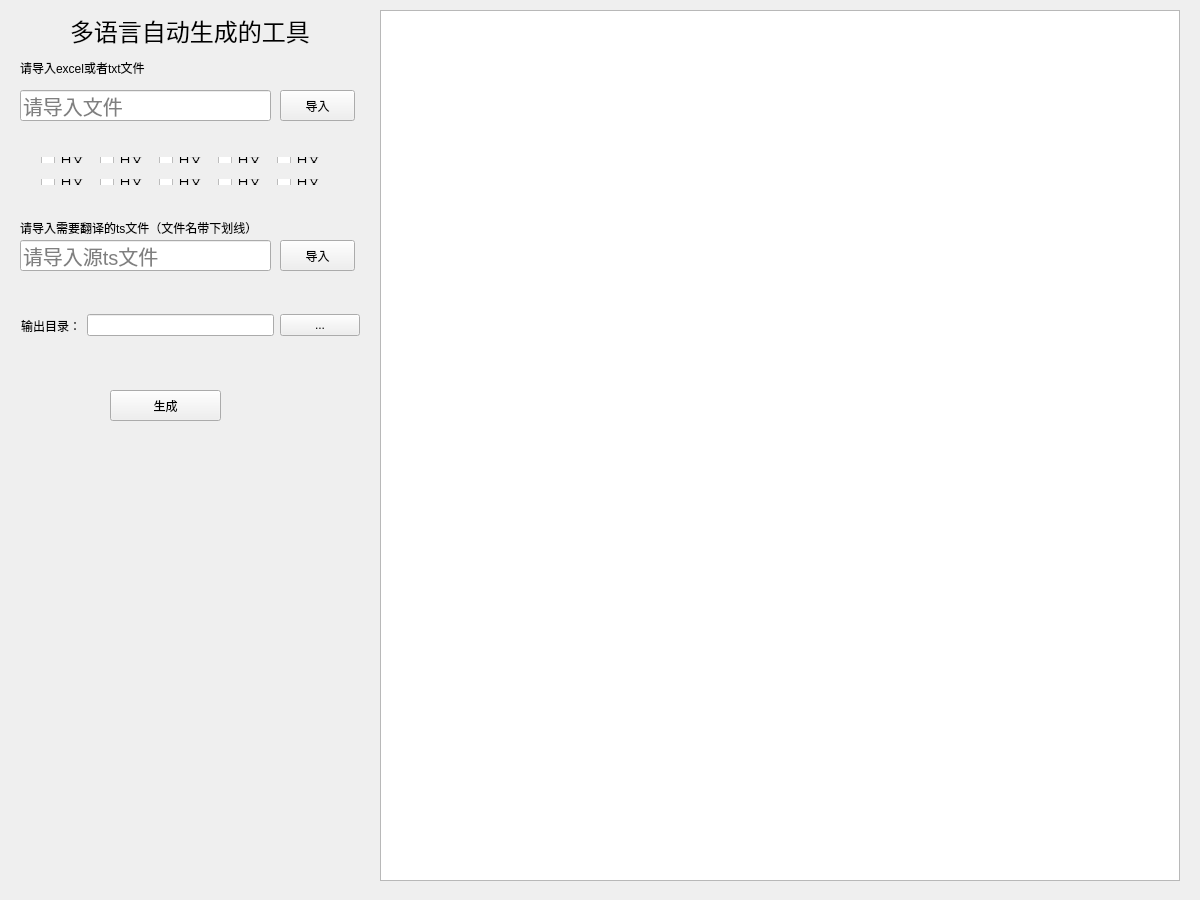
<?xml version="1.0" encoding="UTF-8"?>
<ui version="4.0">
 <class>Widget</class>
 <widget class="QWidget" name="Widget">
  <property name="geometry">
   <rect>
    <x>0</x>
    <y>0</y>
    <width>1200</width>
    <height>900</height>
   </rect>
  </property>
  <property name="font">
   <font>
    <pointsize>9</pointsize>
   </font>
  </property>
  <property name="windowTitle">
   <string>Widget</string>
  </property>
  <widget class="QLabel" name="label">
   <property name="geometry">
    <rect>
     <x>70</x>
     <y>10</y>
     <width>251</width>
     <height>41</height>
    </rect>
   </property>
   <property name="font">
    <font>
     <pointsize>18</pointsize>
    </font>
   </property>
   <property name="text">
    <string>多语言自动生成的工具</string>
   </property>
  </widget>
  <widget class="QPushButton" name="pushButton">
   <property name="geometry">
    <rect>
     <x>280</x>
     <y>90</y>
     <width>75</width>
     <height>31</height>
    </rect>
   </property>
   <property name="text">
    <string>导入</string>
   </property>
  </widget>
  <widget class="QLineEdit" name="lineEdit">
   <property name="geometry">
    <rect>
     <x>20</x>
     <y>90</y>
     <width>251</width>
     <height>31</height>
    </rect>
   </property>
   <property name="font">
    <font>
     <pointsize>15</pointsize>
    </font>
   </property>
   <property name="text">
    <string/>
   </property>
   <property name="placeholderText">
    <string>请导入文件</string>
   </property>
  </widget>
  <widget class="QLineEdit" name="tsLineEdit">
   <property name="geometry">
    <rect>
     <x>20</x>
     <y>240</y>
     <width>251</width>
     <height>31</height>
    </rect>
   </property>
   <property name="font">
    <font>
     <pointsize>15</pointsize>
    </font>
   </property>
   <property name="text">
    <string/>
   </property>
   <property name="placeholderText">
    <string>请导入源ts文件</string>
   </property>
  </widget>
  <widget class="QPushButton" name="tsPushButton">
   <property name="geometry">
    <rect>
     <x>280</x>
     <y>240</y>
     <width>75</width>
     <height>31</height>
    </rect>
   </property>
   <property name="text">
    <string>导入</string>
   </property>
  </widget>
  <widget class="QTextBrowser" name="textBrowser">
   <property name="geometry">
    <rect>
     <x>380</x>
     <y>10</y>
     <width>800</width>
     <height>871</height>
    </rect>
   </property>
  </widget>
  <widget class="QWidget" name="horizontalLayoutWidget_2">
   <property name="geometry">
    <rect>
     <x>10</x>
     <y>300</y>
     <width>361</width>
     <height>51</height>
    </rect>
   </property>
   <layout class="QHBoxLayout" name="horizontalLayout_2">
    <item>
     <widget class="QLabel" name="label_2">
      <property name="text">
       <string>输出目录：</string>
      </property>
     </widget>
    </item>
    <item>
     <widget class="QLineEdit" name="lineEdit_output"/>
    </item>
    <item>
     <widget class="QPushButton" name="pushButton_Browse">
      <property name="text">
       <string>...</string>
      </property>
     </widget>
    </item>
   </layout>
  </widget>
  <widget class="QLabel" name="label_3">
   <property name="geometry">
    <rect>
     <x>20</x>
     <y>60</y>
     <width>321</width>
     <height>16</height>
    </rect>
   </property>
   <property name="text">
    <string>请导入excel或者txt文件</string>
   </property>
  </widget>
  <widget class="QWidget" name="layoutWidget">
   <property name="geometry">
    <rect>
     <x>30</x>
     <y>146</y>
     <width>301</width>
     <height>50</height>
    </rect>
   </property>
   <layout class="QGridLayout" name="gridLayout">
    <property name="spacing">
     <number>16</number>
    </property>
    <item row="1" column="3">
     <widget class="QCheckBox" name="checkBox_9">
      <property name="text">
       <string>日文</string>
      </property>
     </widget>
    </item>
    <item row="1" column="2">
     <widget class="QCheckBox" name="checkBox_8">
      <property name="text">
       <string>日文</string>
      </property>
     </widget>
    </item>
    <item row="1" column="4">
     <widget class="QCheckBox" name="checkBox_10">
      <property name="text">
       <string>日文</string>
      </property>
     </widget>
    </item>
    <item row="0" column="2">
     <widget class="QCheckBox" name="checkBox_3">
      <property name="text">
       <string>日文</string>
      </property>
     </widget>
    </item>
    <item row="1" column="0">
     <widget class="QCheckBox" name="checkBox_6">
      <property name="text">
       <string>日文</string>
      </property>
     </widget>
    </item>
    <item row="0" column="1">
     <widget class="QCheckBox" name="checkBox_2">
      <property name="text">
       <string>日文</string>
      </property>
     </widget>
    </item>
    <item row="0" column="0">
     <widget class="QCheckBox" name="checkBox">
      <property name="text">
       <string>日文</string>
      </property>
     </widget>
    </item>
    <item row="1" column="1">
     <widget class="QCheckBox" name="checkBox_7">
      <property name="text">
       <string>日文</string>
      </property>
     </widget>
    </item>
    <item row="0" column="3">
     <widget class="QCheckBox" name="checkBox_4">
      <property name="text">
       <string>日文</string>
      </property>
     </widget>
    </item>
    <item row="0" column="4">
     <widget class="QCheckBox" name="checkBox_5">
      <property name="text">
       <string>日文</string>
      </property>
     </widget>
    </item>
   </layout>
  </widget>
  <widget class="QLabel" name="label_4">
   <property name="geometry">
    <rect>
     <x>20</x>
     <y>220</y>
     <width>54</width>
     <height>12</height>
    </rect>
   </property>
   <property name="text">
    <string/>
   </property>
  </widget>
  <widget class="QLabel" name="label_5">
   <property name="geometry">
    <rect>
     <x>20</x>
     <y>220</y>
     <width>311</width>
     <height>16</height>
    </rect>
   </property>
   <property name="text">
    <string>请导入需要翻译的ts文件（文件名带下划线）</string>
   </property>
  </widget>
  <widget class="QPushButton" name="createBtAll">
   <property name="geometry">
    <rect>
     <x>110</x>
     <y>390</y>
     <width>111</width>
     <height>31</height>
    </rect>
   </property>
   <property name="text">
    <string>生成</string>
   </property>
  </widget>
 </widget>
 <layoutdefault spacing="6" margin="11"/>
 <resources/>
 <connections/>
</ui>
